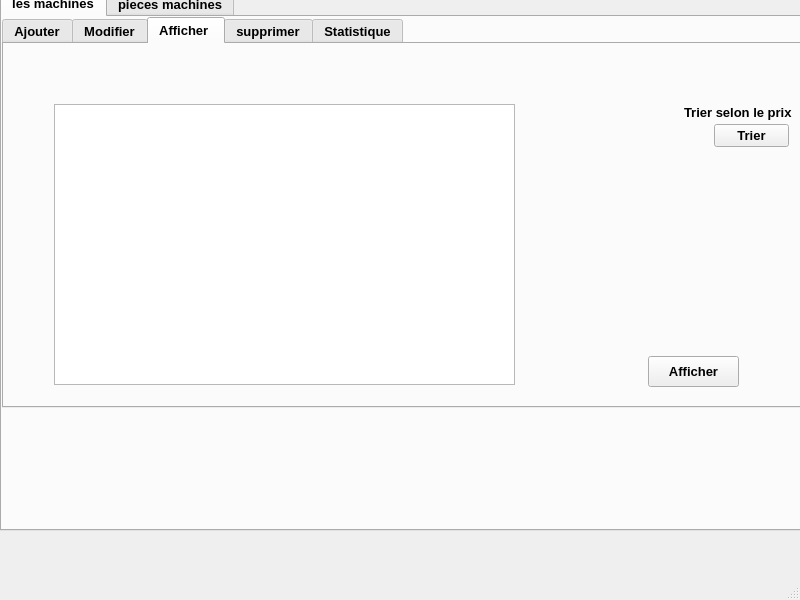
<?xml version="1.0" encoding="UTF-8"?>
<ui version="4.0">
 <class>MainWindow</class>
 <widget class="QMainWindow" name="MainWindow">
  <property name="geometry">
   <rect>
    <x>0</x>
    <y>0</y>
    <width>800</width>
    <height>600</height>
   </rect>
  </property>
  <property name="windowTitle">
   <string>MainWindow</string>
  </property>
  <widget class="QWidget" name="centralwidget">
   <widget class="QTabWidget" name="tabWidget">
    <property name="geometry">
     <rect>
      <x>0</x>
      <y>-10</y>
      <width>1041</width>
      <height>541</height>
     </rect>
    </property>
    <property name="font">
     <font>
      <pointsize>10</pointsize>
      <weight>75</weight>
      <bold>true</bold>
     </font>
    </property>
    <property name="cursor">
     <cursorShape>PointingHandCursor</cursorShape>
    </property>
    <property name="styleSheet">
     <string notr="true">alternate-background-color: rgb(255, 170, 0);
</string>
    </property>
    <property name="currentIndex">
     <number>0</number>
    </property>
    <widget class="QWidget" name="lesfournisseurs">
     <attribute name="title">
      <string>les machines</string>
     </attribute>
     <widget class="QTabWidget" name="tabWidget_2">
      <property name="geometry">
       <rect>
        <x>0</x>
        <y>0</y>
        <width>1031</width>
        <height>391</height>
       </rect>
      </property>
      <property name="font">
       <font>
        <pointsize>10</pointsize>
        <weight>75</weight>
        <bold>true</bold>
       </font>
      </property>
      <property name="currentIndex">
       <number>2</number>
      </property>
      <widget class="QWidget" name="ajouter">
       <attribute name="title">
        <string>Ajouter</string>
       </attribute>
       <widget class="QFrame" name="frame">
        <property name="geometry">
         <rect>
          <x>-30</x>
          <y>0</y>
          <width>871</width>
          <height>431</height>
         </rect>
        </property>
        <property name="frameShape">
         <enum>QFrame::StyledPanel</enum>
        </property>
        <property name="frameShadow">
         <enum>QFrame::Raised</enum>
        </property>
        <widget class="QFrame" name="frame_2">
         <property name="geometry">
          <rect>
           <x>20</x>
           <y>0</y>
           <width>711</width>
           <height>401</height>
          </rect>
         </property>
         <property name="styleSheet">
          <string notr="true">background-color: rgb(255, 170, 0);</string>
         </property>
         <property name="frameShape">
          <enum>QFrame::StyledPanel</enum>
         </property>
         <property name="frameShadow">
          <enum>QFrame::Raised</enum>
         </property>
         <widget class="QWidget" name="gridLayoutWidget">
          <property name="geometry">
           <rect>
            <x>20</x>
            <y>10</y>
            <width>401</width>
            <height>281</height>
           </rect>
          </property>
          <layout class="QGridLayout" name="gridLayout">
           <property name="sizeConstraint">
            <enum>QLayout::SetDefaultConstraint</enum>
           </property>
           <property name="horizontalSpacing">
            <number>6</number>
           </property>
           <item row="1" column="1">
            <widget class="QLineEdit" name="le_code"/>
           </item>
           <item row="0" column="0">
            <widget class="QLabel" name="label">
             <property name="font">
              <font>
               <family>Century</family>
               <pointsize>11</pointsize>
              </font>
             </property>
             <property name="text">
              <string>Nom</string>
             </property>
            </widget>
           </item>
           <item row="0" column="1">
            <widget class="QLineEdit" name="le_nom">
             <property name="maxLength">
              <number>8</number>
             </property>
            </widget>
           </item>
           <item row="2" column="0">
            <widget class="QLabel" name="label_3">
             <property name="font">
              <font>
               <family>Century</family>
               <pointsize>11</pointsize>
              </font>
             </property>
             <property name="text">
              <string>prix</string>
             </property>
            </widget>
           </item>
           <item row="1" column="0">
            <widget class="QLabel" name="label_2">
             <property name="font">
              <font>
               <family>Century</family>
               <pointsize>11</pointsize>
              </font>
             </property>
             <property name="text">
              <string>Code</string>
             </property>
            </widget>
           </item>
           <item row="2" column="1">
            <widget class="QLineEdit" name="le_prix"/>
           </item>
          </layout>
         </widget>
         <widget class="QPushButton" name="pushButton">
          <property name="geometry">
           <rect>
            <x>110</x>
            <y>320</y>
            <width>211</width>
            <height>31</height>
           </rect>
          </property>
          <property name="font">
           <font>
            <pointsize>18</pointsize>
            <weight>50</weight>
            <bold>false</bold>
           </font>
          </property>
          <property name="cursor">
           <cursorShape>PointingHandCursor</cursorShape>
          </property>
          <property name="text">
           <string>AJOUTER</string>
          </property>
         </widget>
         <widget class="QGraphicsView" name="graphicsView_2">
          <property name="geometry">
           <rect>
            <x>440</x>
            <y>10</y>
            <width>211</width>
            <height>161</height>
           </rect>
          </property>
          <property name="styleSheet">
           <string notr="true">border-image: url(:/images/126042835_198489595235184_1959348384574746721_n.jpg);</string>
          </property>
         </widget>
         <widget class="QLabel" name="label_31">
          <property name="geometry">
           <rect>
            <x>6</x>
            <y>-7</y>
            <width>711</width>
            <height>441</height>
           </rect>
          </property>
          <property name="text">
           <string/>
          </property>
          <property name="pixmap">
           <pixmap>../../Desktop/fac.jpg</pixmap>
          </property>
          <property name="scaledContents">
           <bool>true</bool>
          </property>
         </widget>
         <zorder>label_31</zorder>
         <zorder>gridLayoutWidget</zorder>
         <zorder>pushButton</zorder>
         <zorder>graphicsView_2</zorder>
        </widget>
       </widget>
      </widget>
      <widget class="QWidget" name="tab_4">
       <attribute name="title">
        <string>Modifier</string>
       </attribute>
       <widget class="QLabel" name="label_4">
        <property name="geometry">
         <rect>
          <x>16</x>
          <y>170</y>
          <width>61</width>
          <height>21</height>
         </rect>
        </property>
        <property name="styleSheet">
         <string notr="true">font: 75 12pt &quot;MS Shell Dlg 2&quot;;</string>
        </property>
        <property name="text">
         <string>Nom :</string>
        </property>
       </widget>
       <widget class="QLabel" name="label_5">
        <property name="geometry">
         <rect>
          <x>16</x>
          <y>210</y>
          <width>61</width>
          <height>20</height>
         </rect>
        </property>
        <property name="styleSheet">
         <string notr="true">font: 75 12pt &quot;MS Shell Dlg 2&quot;;</string>
        </property>
        <property name="text">
         <string>Code :</string>
        </property>
       </widget>
       <widget class="QLabel" name="label_6">
        <property name="geometry">
         <rect>
          <x>16</x>
          <y>244</y>
          <width>61</width>
          <height>20</height>
         </rect>
        </property>
        <property name="styleSheet">
         <string notr="true">font: 75 12pt &quot;MS Shell Dlg 2&quot;;</string>
        </property>
        <property name="text">
         <string>prix :</string>
        </property>
       </widget>
       <widget class="QPushButton" name="pushButton_5">
        <property name="geometry">
         <rect>
          <x>360</x>
          <y>300</y>
          <width>75</width>
          <height>23</height>
         </rect>
        </property>
        <property name="styleSheet">
         <string notr="true">font:12pt &quot;MVBoli&quot;;
</string>
        </property>
        <property name="text">
         <string>Modifier</string>
        </property>
       </widget>
       <widget class="QLineEdit" name="lineEdit_5">
        <property name="geometry">
         <rect>
          <x>100</x>
          <y>210</y>
          <width>111</width>
          <height>20</height>
         </rect>
        </property>
       </widget>
       <widget class="QLineEdit" name="lineEdit_12">
        <property name="geometry">
         <rect>
          <x>100</x>
          <y>170</y>
          <width>113</width>
          <height>20</height>
         </rect>
        </property>
       </widget>
       <widget class="QLineEdit" name="lineEdit_15">
        <property name="geometry">
         <rect>
          <x>100</x>
          <y>250</y>
          <width>113</width>
          <height>20</height>
         </rect>
        </property>
       </widget>
       <widget class="QLineEdit" name="lineEdit_14">
        <property name="geometry">
         <rect>
          <x>210</x>
          <y>20</y>
          <width>113</width>
          <height>20</height>
         </rect>
        </property>
       </widget>
       <widget class="QLineEdit" name="lineEdit_16">
        <property name="geometry">
         <rect>
          <x>280</x>
          <y>170</y>
          <width>113</width>
          <height>20</height>
         </rect>
        </property>
       </widget>
       <widget class="QLineEdit" name="lineEdit_17">
        <property name="geometry">
         <rect>
          <x>280</x>
          <y>210</y>
          <width>113</width>
          <height>20</height>
         </rect>
        </property>
       </widget>
       <widget class="QLineEdit" name="lineEdit_18">
        <property name="geometry">
         <rect>
          <x>280</x>
          <y>250</y>
          <width>113</width>
          <height>20</height>
         </rect>
        </property>
       </widget>
       <widget class="QLabel" name="label_24">
        <property name="geometry">
         <rect>
          <x>120</x>
          <y>20</y>
          <width>61</width>
          <height>21</height>
         </rect>
        </property>
        <property name="styleSheet">
         <string notr="true">font: 75 12pt &quot;MS Shell Dlg 2&quot;;</string>
        </property>
        <property name="text">
         <string> code :</string>
        </property>
       </widget>
       <widget class="QPushButton" name="pushButton_3">
        <property name="geometry">
         <rect>
          <x>350</x>
          <y>60</y>
          <width>75</width>
          <height>23</height>
         </rect>
        </property>
        <property name="text">
         <string>Recherche</string>
        </property>
       </widget>
       <widget class="QLabel" name="label_14">
        <property name="geometry">
         <rect>
          <x>-10</x>
          <y>0</y>
          <width>811</width>
          <height>371</height>
         </rect>
        </property>
        <property name="text">
         <string/>
        </property>
        <property name="pixmap">
         <pixmap>../../Desktop/fac.jpg</pixmap>
        </property>
        <property name="scaledContents">
         <bool>true</bool>
        </property>
       </widget>
       <zorder>label_14</zorder>
       <zorder>label_4</zorder>
       <zorder>label_5</zorder>
       <zorder>label_6</zorder>
       <zorder>pushButton_5</zorder>
       <zorder>lineEdit_5</zorder>
       <zorder>lineEdit_12</zorder>
       <zorder>lineEdit_15</zorder>
       <zorder>lineEdit_14</zorder>
       <zorder>lineEdit_16</zorder>
       <zorder>lineEdit_17</zorder>
       <zorder>lineEdit_18</zorder>
       <zorder>label_24</zorder>
       <zorder>pushButton_3</zorder>
      </widget>
      <widget class="QWidget" name="tab_6">
       <attribute name="title">
        <string>Afficher </string>
       </attribute>
       <widget class="QLabel" name="label_8">
        <property name="geometry">
         <rect>
          <x>680</x>
          <y>60</y>
          <width>111</width>
          <height>16</height>
         </rect>
        </property>
        <property name="text">
         <string>Trier selon le prix :</string>
        </property>
       </widget>
       <widget class="QPushButton" name="pushButton_8">
        <property name="geometry">
         <rect>
          <x>710</x>
          <y>80</y>
          <width>75</width>
          <height>23</height>
         </rect>
        </property>
        <property name="styleSheet">
         <string notr="true">font:12pt &quot;MVBoli&quot;;
</string>
        </property>
        <property name="text">
         <string>Trier</string>
        </property>
       </widget>
       <widget class="QTableView" name="tab_machine">
        <property name="geometry">
         <rect>
          <x>50</x>
          <y>60</y>
          <width>461</width>
          <height>281</height>
         </rect>
        </property>
       </widget>
       <widget class="QPushButton" name="pushButton_4">
        <property name="geometry">
         <rect>
          <x>644</x>
          <y>312</y>
          <width>91</width>
          <height>31</height>
         </rect>
        </property>
        <property name="text">
         <string>Afficher</string>
        </property>
       </widget>
       <widget class="QLabel" name="label_9">
        <property name="geometry">
         <rect>
          <x>-4</x>
          <y>-7</y>
          <width>811</width>
          <height>401</height>
         </rect>
        </property>
        <property name="text">
         <string/>
        </property>
        <property name="pixmap">
         <pixmap>../../Desktop/fac.jpg</pixmap>
        </property>
        <property name="scaledContents">
         <bool>true</bool>
        </property>
       </widget>
       <zorder>label_9</zorder>
       <zorder>label_8</zorder>
       <zorder>pushButton_8</zorder>
       <zorder>tab_machine</zorder>
       <zorder>pushButton_4</zorder>
      </widget>
      <widget class="QWidget" name="tab_5">
       <attribute name="title">
        <string>supprimer</string>
       </attribute>
       <widget class="QLabel" name="label_7">
        <property name="geometry">
         <rect>
          <x>30</x>
          <y>80</y>
          <width>81</width>
          <height>21</height>
         </rect>
        </property>
        <property name="styleSheet">
         <string notr="true">font: 75 12pt &quot;MS Shell Dlg 2&quot;;</string>
        </property>
        <property name="text">
         <string>Code :</string>
        </property>
       </widget>
       <widget class="QPushButton" name="pushButton_6">
        <property name="geometry">
         <rect>
          <x>310</x>
          <y>140</y>
          <width>91</width>
          <height>31</height>
         </rect>
        </property>
        <property name="styleSheet">
         <string notr="true">font:12pt &quot;MVBoli&quot;;
</string>
        </property>
        <property name="text">
         <string>Supprimer</string>
        </property>
       </widget>
       <widget class="QLineEdit" name="lineEdit_11">
        <property name="geometry">
         <rect>
          <x>110</x>
          <y>80</y>
          <width>121</width>
          <height>31</height>
         </rect>
        </property>
       </widget>
       <widget class="QLabel" name="label_15">
        <property name="geometry">
         <rect>
          <x>-4</x>
          <y>3</y>
          <width>801</width>
          <height>391</height>
         </rect>
        </property>
        <property name="text">
         <string/>
        </property>
        <property name="pixmap">
         <pixmap>../../Desktop/fac.jpg</pixmap>
        </property>
        <property name="scaledContents">
         <bool>true</bool>
        </property>
       </widget>
       <zorder>label_15</zorder>
       <zorder>label_7</zorder>
       <zorder>pushButton_6</zorder>
       <zorder>lineEdit_11</zorder>
      </widget>
      <widget class="QWidget" name="tab_7">
       <attribute name="title">
        <string>Statistique</string>
       </attribute>
       <widget class="QTableView" name="tableView_3">
        <property name="geometry">
         <rect>
          <x>20</x>
          <y>10</y>
          <width>491</width>
          <height>281</height>
         </rect>
        </property>
       </widget>
       <widget class="QLabel" name="label_16">
        <property name="geometry">
         <rect>
          <x>-24</x>
          <y>-7</y>
          <width>821</width>
          <height>401</height>
         </rect>
        </property>
        <property name="text">
         <string/>
        </property>
        <property name="pixmap">
         <pixmap>../../Desktop/fac.jpg</pixmap>
        </property>
        <property name="scaledContents">
         <bool>true</bool>
        </property>
       </widget>
       <zorder>label_16</zorder>
       <zorder>tableView_3</zorder>
      </widget>
     </widget>
    </widget>
    <widget class="QWidget" name="tab_2">
     <attribute name="title">
      <string>pieces machines</string>
     </attribute>
     <widget class="QTabWidget" name="tabWidget_3">
      <property name="geometry">
       <rect>
        <x>0</x>
        <y>0</y>
        <width>1021</width>
        <height>411</height>
       </rect>
      </property>
      <property name="font">
       <font>
        <pointsize>10</pointsize>
        <weight>75</weight>
        <bold>true</bold>
       </font>
      </property>
      <property name="cursor">
       <cursorShape>PointingHandCursor</cursorShape>
      </property>
      <property name="tabShape">
       <enum>QTabWidget::Rounded</enum>
      </property>
      <property name="currentIndex">
       <number>2</number>
      </property>
      <widget class="QWidget" name="tab">
       <attribute name="title">
        <string>Ajouter</string>
       </attribute>
       <widget class="QFrame" name="frame_6">
        <property name="geometry">
         <rect>
          <x>-10</x>
          <y>0</y>
          <width>851</width>
          <height>421</height>
         </rect>
        </property>
        <property name="frameShape">
         <enum>QFrame::StyledPanel</enum>
        </property>
        <property name="frameShadow">
         <enum>QFrame::Raised</enum>
        </property>
        <widget class="QFrame" name="frame1">
         <property name="geometry">
          <rect>
           <x>0</x>
           <y>-10</y>
           <width>741</width>
           <height>421</height>
          </rect>
         </property>
         <property name="cursor">
          <cursorShape>PointingHandCursor</cursorShape>
         </property>
         <property name="styleSheet">
          <string notr="true">background-color: rgb(255, 170, 0);</string>
         </property>
         <property name="frameShape">
          <enum>QFrame::StyledPanel</enum>
         </property>
         <property name="frameShadow">
          <enum>QFrame::Raised</enum>
         </property>
         <widget class="QWidget" name="gridLayoutWidget_3">
          <property name="geometry">
           <rect>
            <x>20</x>
            <y>50</y>
            <width>431</width>
            <height>231</height>
           </rect>
          </property>
          <layout class="QGridLayout" name="gridLayout_3">
           <item row="2" column="0">
            <widget class="QLabel" name="label_60">
             <property name="font">
              <font>
               <family>MS Shell Dlg 2</family>
               <pointsize>12</pointsize>
               <weight>50</weight>
               <italic>false</italic>
               <bold>false</bold>
              </font>
             </property>
             <property name="styleSheet">
              <string notr="true">font: 8pt &quot;MS Shell Dlg 2&quot;;
font: 12pt &quot;MS Shell Dlg 2&quot;;</string>
             </property>
             <property name="text">
              <string>Quantite :</string>
             </property>
            </widget>
           </item>
           <item row="0" column="1">
            <widget class="QLineEdit" name="le_nomm"/>
           </item>
           <item row="1" column="1">
            <widget class="QLineEdit" name="le_reference"/>
           </item>
           <item row="2" column="1">
            <widget class="QLineEdit" name="le_quantite"/>
           </item>
           <item row="1" column="0">
            <widget class="QLabel" name="label_56">
             <property name="font">
              <font>
               <family>Century</family>
               <pointsize>11</pointsize>
              </font>
             </property>
             <property name="text">
              <string>Reference :</string>
             </property>
            </widget>
           </item>
           <item row="0" column="0">
            <widget class="QLabel" name="label_55">
             <property name="font">
              <font>
               <family>Century</family>
               <pointsize>11</pointsize>
              </font>
             </property>
             <property name="text">
              <string>      Nom :</string>
             </property>
            </widget>
           </item>
          </layout>
         </widget>
         <widget class="QPushButton" name="pushButton_2">
          <property name="geometry">
           <rect>
            <x>240</x>
            <y>350</y>
            <width>211</width>
            <height>31</height>
           </rect>
          </property>
          <property name="font">
           <font>
            <pointsize>18</pointsize>
            <weight>50</weight>
            <bold>false</bold>
           </font>
          </property>
          <property name="cursor">
           <cursorShape>PointingHandCursor</cursorShape>
          </property>
          <property name="text">
           <string>AJOUTER</string>
          </property>
         </widget>
         <widget class="QGraphicsView" name="graphicsView">
          <property name="geometry">
           <rect>
            <x>450</x>
            <y>50</y>
            <width>221</width>
            <height>161</height>
           </rect>
          </property>
          <property name="styleSheet">
           <string notr="true">border-image: url(:/images/126042835_198489595235184_1959348384574746721_n.jpg);</string>
          </property>
         </widget>
         <widget class="QLabel" name="label_26">
          <property name="geometry">
           <rect>
            <x>20</x>
            <y>290</y>
            <width>71</width>
            <height>21</height>
           </rect>
          </property>
          <property name="styleSheet">
           <string notr="true">font: 12pt &quot;MS Shell Dlg 2&quot;;</string>
          </property>
          <property name="text">
           <string>Prix :</string>
          </property>
         </widget>
         <widget class="QLineEdit" name="le_pri">
          <property name="geometry">
           <rect>
            <x>100</x>
            <y>290</y>
            <width>341</width>
            <height>20</height>
           </rect>
          </property>
         </widget>
         <widget class="QLabel" name="label_23">
          <property name="geometry">
           <rect>
            <x>6</x>
            <y>3</y>
            <width>751</width>
            <height>421</height>
           </rect>
          </property>
          <property name="text">
           <string/>
          </property>
          <property name="pixmap">
           <pixmap>../../Desktop/fac.jpg</pixmap>
          </property>
          <property name="scaledContents">
           <bool>true</bool>
          </property>
         </widget>
         <zorder>label_23</zorder>
         <zorder>gridLayoutWidget_3</zorder>
         <zorder>pushButton_2</zorder>
         <zorder>graphicsView</zorder>
         <zorder>label_26</zorder>
         <zorder>le_pri</zorder>
        </widget>
       </widget>
      </widget>
      <widget class="QWidget" name="tab_8">
       <attribute name="title">
        <string>Modifier </string>
       </attribute>
       <widget class="QLabel" name="label_10">
        <property name="geometry">
         <rect>
          <x>10</x>
          <y>100</y>
          <width>81</width>
          <height>20</height>
         </rect>
        </property>
        <property name="styleSheet">
         <string notr="true">font: 75 12pt &quot;MS Shell Dlg 2&quot;;</string>
        </property>
        <property name="text">
         <string>Nom :</string>
        </property>
       </widget>
       <widget class="QLabel" name="label_11">
        <property name="geometry">
         <rect>
          <x>10</x>
          <y>140</y>
          <width>81</width>
          <height>20</height>
         </rect>
        </property>
        <property name="styleSheet">
         <string notr="true">font: 75 12pt &quot;MS Shell Dlg 2&quot;;</string>
        </property>
        <property name="text">
         <string>Quantite :</string>
        </property>
       </widget>
       <widget class="QLabel" name="label_12">
        <property name="geometry">
         <rect>
          <x>20</x>
          <y>180</y>
          <width>71</width>
          <height>20</height>
         </rect>
        </property>
        <property name="styleSheet">
         <string notr="true">font: 75 12pt &quot;MS Shell Dlg 2&quot;;</string>
        </property>
        <property name="text">
         <string>Prix :</string>
        </property>
       </widget>
       <widget class="QPushButton" name="pushButton_9">
        <property name="geometry">
         <rect>
          <x>430</x>
          <y>230</y>
          <width>75</width>
          <height>23</height>
         </rect>
        </property>
        <property name="styleSheet">
         <string notr="true">font:12pt &quot;MVBoli&quot;;
</string>
        </property>
        <property name="text">
         <string>Modifier </string>
        </property>
       </widget>
       <widget class="QLineEdit" name="lineEdit">
        <property name="geometry">
         <rect>
          <x>110</x>
          <y>140</y>
          <width>113</width>
          <height>31</height>
         </rect>
        </property>
       </widget>
       <widget class="QLineEdit" name="lineEdit_10">
        <property name="geometry">
         <rect>
          <x>110</x>
          <y>100</y>
          <width>113</width>
          <height>31</height>
         </rect>
        </property>
       </widget>
       <widget class="QLineEdit" name="lineEdit_7">
        <property name="geometry">
         <rect>
          <x>110</x>
          <y>180</y>
          <width>113</width>
          <height>31</height>
         </rect>
        </property>
       </widget>
       <widget class="QLineEdit" name="lineEdit_19">
        <property name="geometry">
         <rect>
          <x>180</x>
          <y>20</y>
          <width>113</width>
          <height>31</height>
         </rect>
        </property>
       </widget>
       <widget class="QLabel" name="label_25">
        <property name="geometry">
         <rect>
          <x>70</x>
          <y>19</y>
          <width>91</width>
          <height>21</height>
         </rect>
        </property>
        <property name="styleSheet">
         <string notr="true">font: 75 12pt &quot;MS Shell Dlg 2&quot;;</string>
        </property>
        <property name="text">
         <string>reference :</string>
        </property>
       </widget>
       <widget class="QPushButton" name="pushButton_13">
        <property name="geometry">
         <rect>
          <x>370</x>
          <y>60</y>
          <width>75</width>
          <height>23</height>
         </rect>
        </property>
        <property name="text">
         <string>Chercher</string>
        </property>
       </widget>
       <widget class="QLineEdit" name="lineEdit_2">
        <property name="geometry">
         <rect>
          <x>330</x>
          <y>100</y>
          <width>113</width>
          <height>31</height>
         </rect>
        </property>
       </widget>
       <widget class="QLineEdit" name="lineEdit_3">
        <property name="geometry">
         <rect>
          <x>330</x>
          <y>140</y>
          <width>113</width>
          <height>31</height>
         </rect>
        </property>
       </widget>
       <widget class="QLineEdit" name="lineEdit_13">
        <property name="geometry">
         <rect>
          <x>330</x>
          <y>180</y>
          <width>113</width>
          <height>31</height>
         </rect>
        </property>
       </widget>
       <widget class="QLabel" name="label_17">
        <property name="geometry">
         <rect>
          <x>-4</x>
          <y>3</y>
          <width>811</width>
          <height>341</height>
         </rect>
        </property>
        <property name="text">
         <string/>
        </property>
        <property name="pixmap">
         <pixmap>../../Desktop/fac.jpg</pixmap>
        </property>
        <property name="scaledContents">
         <bool>true</bool>
        </property>
       </widget>
       <zorder>label_17</zorder>
       <zorder>label_10</zorder>
       <zorder>label_11</zorder>
       <zorder>label_12</zorder>
       <zorder>pushButton_9</zorder>
       <zorder>lineEdit</zorder>
       <zorder>lineEdit_10</zorder>
       <zorder>lineEdit_7</zorder>
       <zorder>lineEdit_19</zorder>
       <zorder>label_25</zorder>
       <zorder>pushButton_13</zorder>
       <zorder>lineEdit_2</zorder>
       <zorder>lineEdit_3</zorder>
       <zorder>lineEdit_13</zorder>
      </widget>
      <widget class="QWidget" name="tab_9">
       <attribute name="title">
        <string>Afficher </string>
       </attribute>
       <widget class="QTableView" name="tableView_4">
        <property name="geometry">
         <rect>
          <x>20</x>
          <y>11</y>
          <width>491</width>
          <height>271</height>
         </rect>
        </property>
       </widget>
       <widget class="QLabel" name="label_13">
        <property name="geometry">
         <rect>
          <x>650</x>
          <y>70</y>
          <width>111</width>
          <height>20</height>
         </rect>
        </property>
        <property name="text">
         <string>Trier selon nom : :</string>
        </property>
       </widget>
       <widget class="QPushButton" name="pushButton_10">
        <property name="geometry">
         <rect>
          <x>690</x>
          <y>100</y>
          <width>75</width>
          <height>23</height>
         </rect>
        </property>
        <property name="text">
         <string>Trier</string>
        </property>
       </widget>
       <widget class="QPushButton" name="pushButton_14">
        <property name="geometry">
         <rect>
          <x>680</x>
          <y>220</y>
          <width>91</width>
          <height>31</height>
         </rect>
        </property>
        <property name="text">
         <string>Afficher</string>
        </property>
       </widget>
       <widget class="QLabel" name="label_20">
        <property name="geometry">
         <rect>
          <x>-4</x>
          <y>-7</y>
          <width>821</width>
          <height>341</height>
         </rect>
        </property>
        <property name="text">
         <string/>
        </property>
        <property name="pixmap">
         <pixmap>../../Desktop/fac.jpg</pixmap>
        </property>
        <property name="scaledContents">
         <bool>true</bool>
        </property>
       </widget>
       <zorder>label_20</zorder>
       <zorder>tableView_4</zorder>
       <zorder>label_13</zorder>
       <zorder>pushButton_10</zorder>
       <zorder>pushButton_14</zorder>
      </widget>
      <widget class="QWidget" name="tab_10">
       <attribute name="title">
        <string>Supprimer</string>
       </attribute>
       <widget class="QLabel" name="label_22">
        <property name="geometry">
         <rect>
          <x>50</x>
          <y>50</y>
          <width>91</width>
          <height>16</height>
         </rect>
        </property>
        <property name="styleSheet">
         <string notr="true">font: 75 12pt &quot;MS Shell Dlg 2&quot;;</string>
        </property>
        <property name="text">
         <string>Reference :</string>
        </property>
       </widget>
       <widget class="QPushButton" name="pushButton_12">
        <property name="geometry">
         <rect>
          <x>274</x>
          <y>132</y>
          <width>101</width>
          <height>31</height>
         </rect>
        </property>
        <property name="styleSheet">
         <string notr="true">font:12pt &quot;MVBoli&quot;;
</string>
        </property>
        <property name="text">
         <string>Supprimer</string>
        </property>
       </widget>
       <widget class="QLineEdit" name="lineEditcin_2">
        <property name="geometry">
         <rect>
          <x>530</x>
          <y>390</y>
          <width>308</width>
          <height>20</height>
         </rect>
        </property>
        <property name="maxLength">
         <number>8</number>
        </property>
       </widget>
       <widget class="QLineEdit" name="lineEditcin_3">
        <property name="geometry">
         <rect>
          <x>480</x>
          <y>400</y>
          <width>308</width>
          <height>20</height>
         </rect>
        </property>
        <property name="maxLength">
         <number>8</number>
        </property>
       </widget>
       <widget class="QLineEdit" name="le_ref_supp">
        <property name="geometry">
         <rect>
          <x>152</x>
          <y>39</y>
          <width>121</width>
          <height>31</height>
         </rect>
        </property>
       </widget>
       <widget class="QLabel" name="label_19">
        <property name="geometry">
         <rect>
          <x>-4</x>
          <y>3</y>
          <width>811</width>
          <height>361</height>
         </rect>
        </property>
        <property name="text">
         <string/>
        </property>
        <property name="pixmap">
         <pixmap>../../Desktop/fac.jpg</pixmap>
        </property>
        <property name="scaledContents">
         <bool>true</bool>
        </property>
       </widget>
       <zorder>label_19</zorder>
       <zorder>label_22</zorder>
       <zorder>pushButton_12</zorder>
       <zorder>lineEditcin_2</zorder>
       <zorder>lineEditcin_3</zorder>
       <zorder>le_ref_supp</zorder>
      </widget>
      <widget class="QWidget" name="tab_3">
       <attribute name="title">
        <string>Rechercher</string>
       </attribute>
       <widget class="QPushButton" name="pushButton_11">
        <property name="geometry">
         <rect>
          <x>380</x>
          <y>240</y>
          <width>75</width>
          <height>23</height>
         </rect>
        </property>
        <property name="text">
         <string>Rechercher</string>
        </property>
       </widget>
       <widget class="QLineEdit" name="lineEdit_4">
        <property name="geometry">
         <rect>
          <x>190</x>
          <y>50</y>
          <width>113</width>
          <height>20</height>
         </rect>
        </property>
       </widget>
       <widget class="QLineEdit" name="lineEdit_6">
        <property name="geometry">
         <rect>
          <x>190</x>
          <y>90</y>
          <width>113</width>
          <height>20</height>
         </rect>
        </property>
       </widget>
       <widget class="QLineEdit" name="lineEdit_9">
        <property name="geometry">
         <rect>
          <x>190</x>
          <y>140</y>
          <width>113</width>
          <height>20</height>
         </rect>
        </property>
       </widget>
       <widget class="QLineEdit" name="lineEdit_20">
        <property name="geometry">
         <rect>
          <x>190</x>
          <y>190</y>
          <width>113</width>
          <height>20</height>
         </rect>
        </property>
       </widget>
       <widget class="QLabel" name="label_27">
        <property name="geometry">
         <rect>
          <x>40</x>
          <y>50</y>
          <width>61</width>
          <height>21</height>
         </rect>
        </property>
        <property name="styleSheet">
         <string notr="true">font: 75 12pt &quot;MS Shell Dlg 2&quot;;</string>
        </property>
        <property name="text">
         <string>Nom ;</string>
        </property>
       </widget>
       <widget class="QLabel" name="label_28">
        <property name="geometry">
         <rect>
          <x>40</x>
          <y>100</y>
          <width>91</width>
          <height>16</height>
         </rect>
        </property>
        <property name="styleSheet">
         <string notr="true">font: 75 12pt &quot;MS Shell Dlg 2&quot;;</string>
        </property>
        <property name="text">
         <string>Reference :</string>
        </property>
       </widget>
       <widget class="QLabel" name="label_29">
        <property name="geometry">
         <rect>
          <x>40</x>
          <y>150</y>
          <width>81</width>
          <height>21</height>
         </rect>
        </property>
        <property name="styleSheet">
         <string notr="true">font: 75 12pt &quot;MS Shell Dlg 2&quot;;</string>
        </property>
        <property name="text">
         <string>Quantite :</string>
        </property>
       </widget>
       <widget class="QLabel" name="label_30">
        <property name="geometry">
         <rect>
          <x>40</x>
          <y>190</y>
          <width>61</width>
          <height>16</height>
         </rect>
        </property>
        <property name="styleSheet">
         <string notr="true">font: 75 12pt &quot;MS Shell Dlg 2&quot;;</string>
        </property>
        <property name="text">
         <string>Prix :</string>
        </property>
       </widget>
       <widget class="QLabel" name="label_21">
        <property name="geometry">
         <rect>
          <x>-4</x>
          <y>-7</y>
          <width>801</width>
          <height>361</height>
         </rect>
        </property>
        <property name="text">
         <string/>
        </property>
        <property name="pixmap">
         <pixmap>../../Desktop/fac.jpg</pixmap>
        </property>
        <property name="scaledContents">
         <bool>true</bool>
        </property>
       </widget>
       <zorder>label_21</zorder>
       <zorder>pushButton_11</zorder>
       <zorder>lineEdit_4</zorder>
       <zorder>lineEdit_6</zorder>
       <zorder>lineEdit_9</zorder>
       <zorder>lineEdit_20</zorder>
       <zorder>label_27</zorder>
       <zorder>label_28</zorder>
       <zorder>label_29</zorder>
       <zorder>label_30</zorder>
      </widget>
      <widget class="QWidget" name="tab_11">
       <attribute name="title">
        <string>Statistique</string>
       </attribute>
       <widget class="QTableView" name="tableView_2">
        <property name="geometry">
         <rect>
          <x>10</x>
          <y>20</y>
          <width>451</width>
          <height>271</height>
         </rect>
        </property>
       </widget>
       <widget class="QLabel" name="label_18">
        <property name="geometry">
         <rect>
          <x>-14</x>
          <y>3</y>
          <width>831</width>
          <height>351</height>
         </rect>
        </property>
        <property name="text">
         <string/>
        </property>
        <property name="pixmap">
         <pixmap>../../Desktop/fac.jpg</pixmap>
        </property>
        <property name="scaledContents">
         <bool>true</bool>
        </property>
       </widget>
       <zorder>label_18</zorder>
       <zorder>tableView_2</zorder>
      </widget>
     </widget>
    </widget>
   </widget>
  </widget>
  <widget class="QMenuBar" name="menubar">
   <property name="geometry">
    <rect>
     <x>0</x>
     <y>0</y>
     <width>800</width>
     <height>22</height>
    </rect>
   </property>
  </widget>
  <widget class="QStatusBar" name="statusbar"/>
 </widget>
 <resources/>
 <connections/>
</ui>
